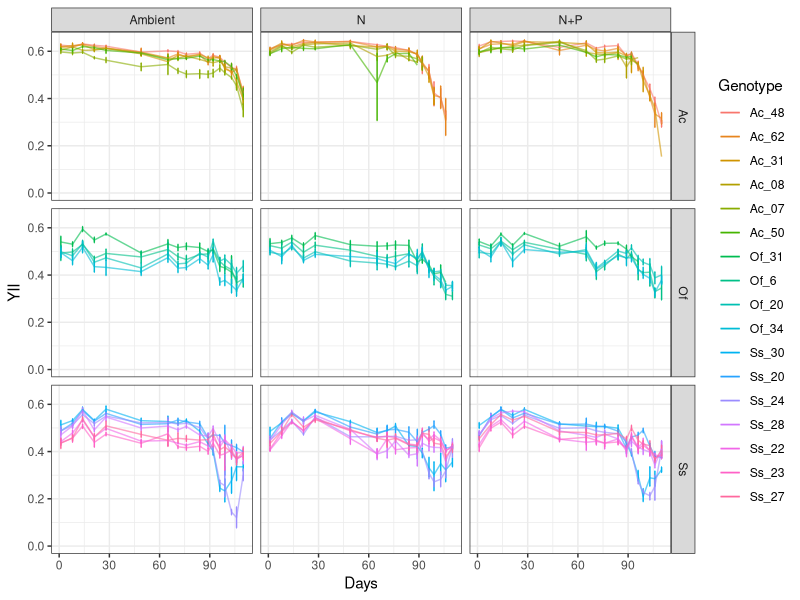
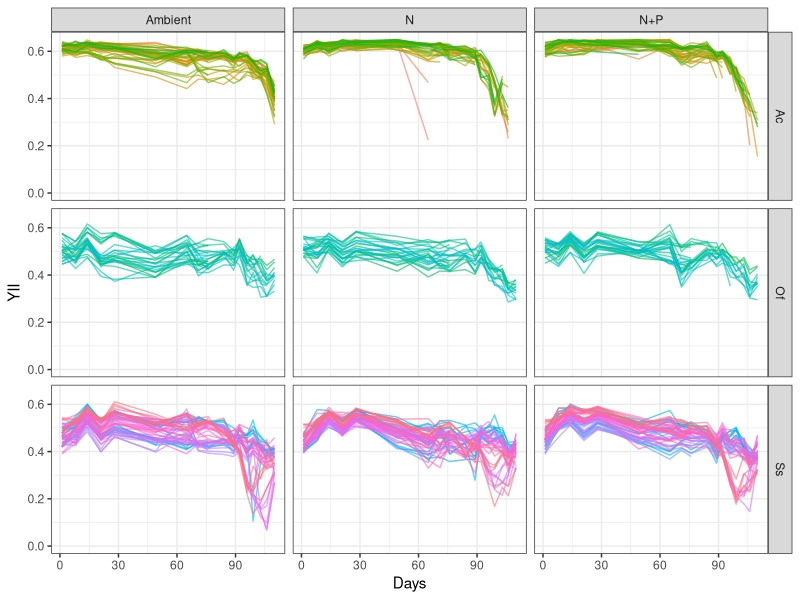
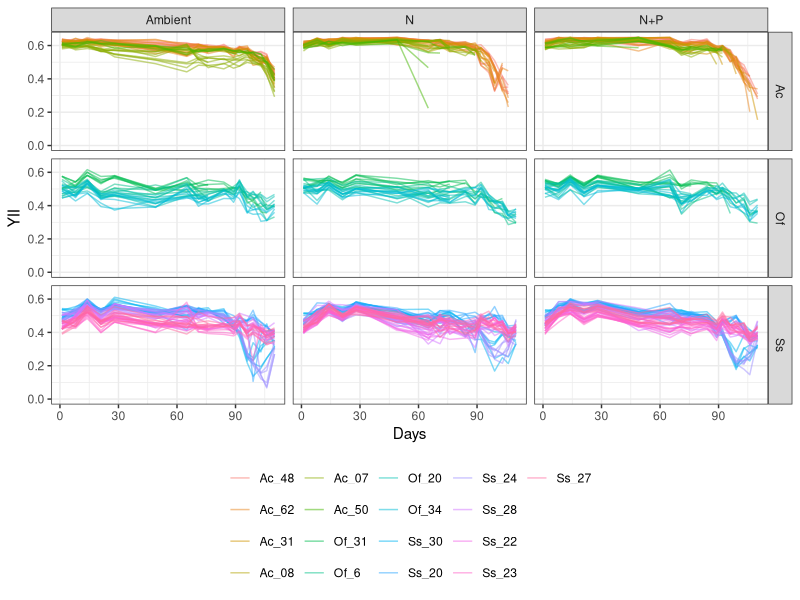
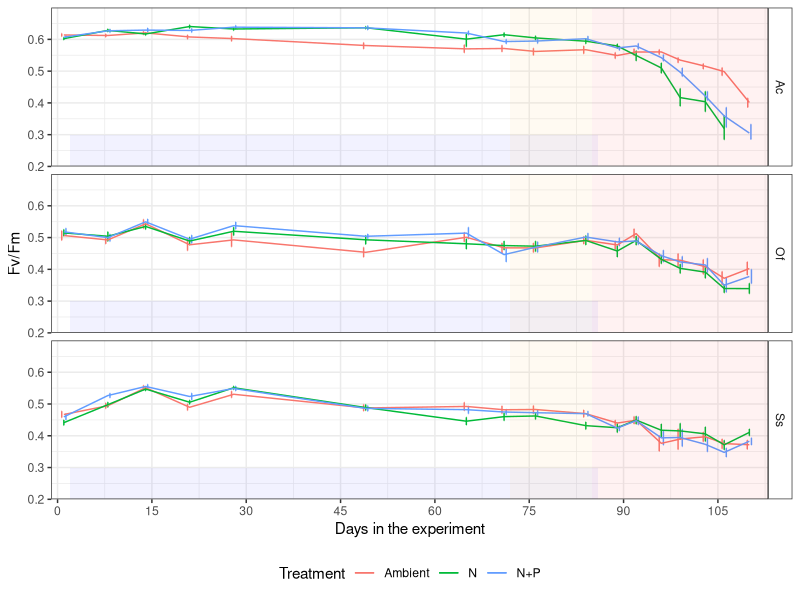
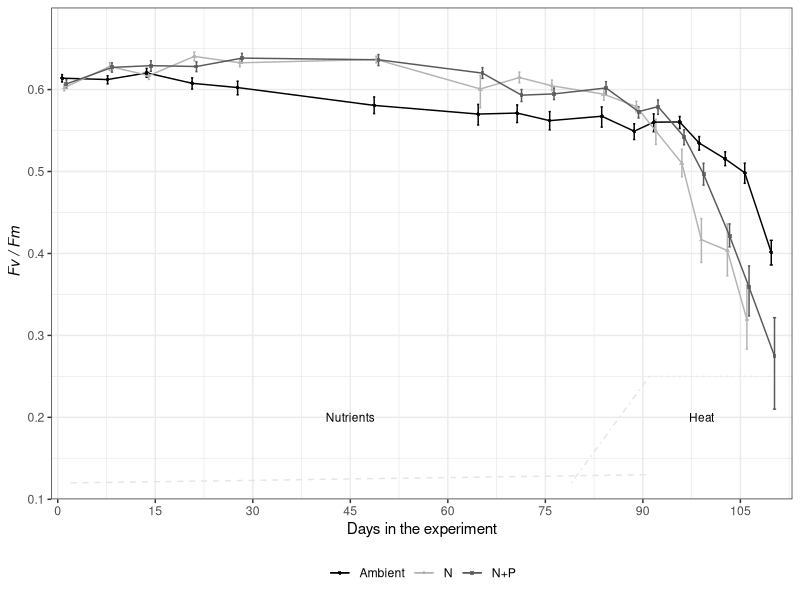
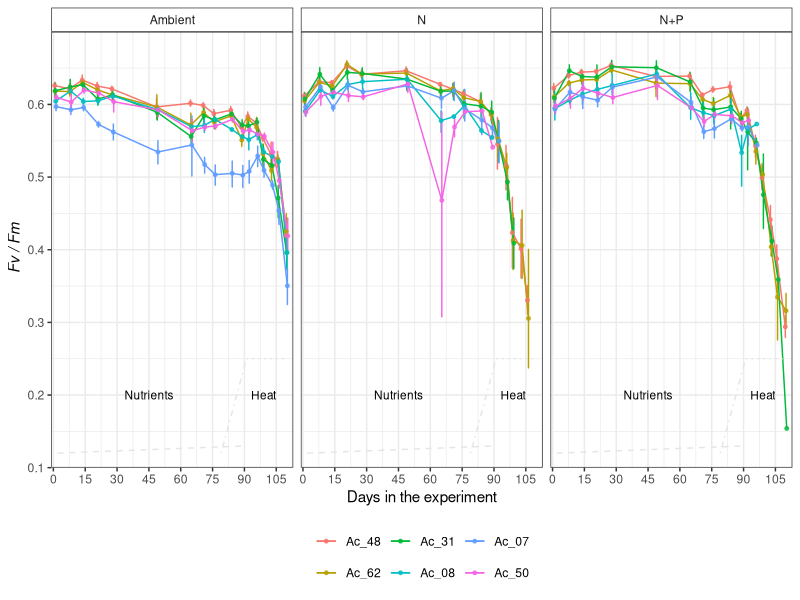
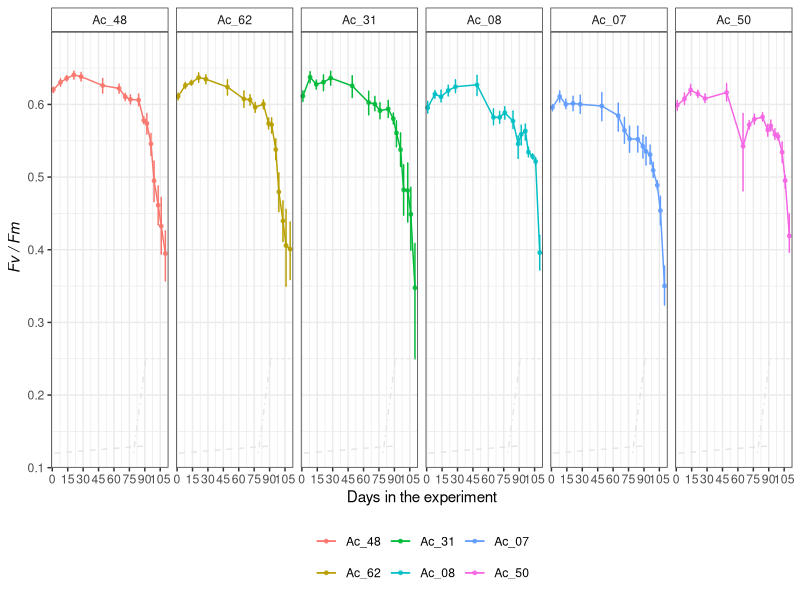

The R script that drew these images, in order: (Note: this script raises an error after producing the figures.)
## ---- chunk 1
knitr::opts_chunk$set(echo = TRUE, warning=FALSE, message=FALSE, fig.width=7, fig.height=7)
## ---- chunk 2

# Load libraries and sources required to run the script
    library(tidyverse)
    library(ggthemes)
    library(lmerTest)
    library(emmeans)
    library(multcomp)
    library(effects)

# Default ggplot settings

    Fill.colour<-scale_colour_manual(values = c("black", "gray70", "gray35"))

    ggthe_bw<-theme(plot.background=element_blank(),
          panel.grid.major.y = element_blank(),
          panel.grid.major.x = element_blank(),
          panel.grid.minor.x = element_blank(),
          panel.grid.minor.y = element_blank(),
          legend.box.background = element_rect(),
          panel.background =element_rect(fill = NA, color = "black")
          )+
    theme_bw()
## ---- chunk 3
# Acer
    YII.Acer<-read.csv("YII_Data/YII_Nutrients_Acer.csv", header = T)
      YII.Acer$Fragment<-as.character(YII.Acer$Fragment)  # Fragment ID to character
      YII.Acer<-subset(YII.Acer, Colony!="F")
      YII.Acer<-subset(YII.Acer , Treatment!="Dead")
      YII.Acer$Spp<-"Ac"
    ## Genotype information
      MOTE<-read.csv("Genotypes_mote.csv", header = TRUE)
      YII.Acer<-merge(YII.Acer, MOTE, by="Colony", all.x=TRUE)

# Ofav    
    YII.Ofav<-read.csv("YII_Data/YII_Nutrients_Ofav.csv")
      YII.Ofav$Fragment<-as.character(YII.Ofav$Fragment) 
      YII.Ofav$Colony<-factor(as.character(YII.Ofav$Colony), 
                            levels=c("31","6","20","34"))  # D dominance order
      YII.Ofav$Genotype<-paste("Of", YII.Ofav$Colony, sep = "_")
      YII.Ofav$Spp<-"Of"

            
# Ssid      
    YII.Ssid<-read.csv("YII_Data/YII_Nutrients_Ssid.csv")
      YII.Ssid$Colony<-factor(as.character(YII.Ssid$Colony), 
                                 levels=c("30","20","24","28","22","23","27") )  # D dominance order
      YII.Ssid$Genotype<-paste("Ss", YII.Ssid$Colony, sep = "_")
      YII.Ssid$Spp<-"Ss"
      
# Pool all species the data
      YII.data<-dplyr::bind_rows(list(YII.Acer,YII.Ofav,YII.Ssid))
      YII.data<-YII.data[,-1]
      summary(YII.data)
      
# Organize data type
      YII.data$Date<-as.Date(YII.data$Date, "%m/%d/%y")
      YII.data$Days<-(as.numeric(YII.data$Date) -17485)
      
      YII.data$Spp <- as.factor(YII.data$Spp)
      YII.data$Treatment[YII.data$Treatment == "Control"] <- "Ambient"
      YII.data$Treatment[YII.data$Treatment == "NP"] <- "N+P"
      YII.data$Treatment <- as.factor(YII.data$Treatment)
      YII.data$Genotype<-factor(as.character(YII.data$Genotype), 
                             levels=c("Ac_48", "Ac_62","Ac_31", 
                                      "Ac_08","Ac_07", "Ac_50", 
                             "Of_31","Of_6","Of_20","Of_34", 
                             "Ss_30","Ss_20","Ss_24",
                             "Ss_28","Ss_22","Ss_23","Ss_27"))  # D dominance order
      YII.data$Fragment <- paste(YII.data$Spp, YII.data$Fragment, sep = "_")
      YII.data$SampleID <- paste(YII.data$Fragment, YII.data$Time, sep = "_")
      
# Check the data
      str(YII.data)
      summary(YII.data)
      # YII.data<-YII.data[order(
      #   YII.data$Spp, YII.data$Treatment, YII.data$Replicate,
      #   YII.data$Fragment, YII.data$Date),]
      YII.data<-YII.data[order(
        YII.data$Spp, YII.data$Date, YII.data$Treatment, YII.data$Replicate,
        YII.data$Fragment),]
      #write.csv(YII.data, "Outputs/All_YII_data.csv", row.names = F)
    
# Remove baseline values
      YII.data<-subset(YII.data, Days>-1)
    # Remove recovery values
      YII.data<-subset(YII.data, Days<112)
      # write.csv(YII.data, "Outputs/Experiment_YII_data.csv", row.names = F)  
    # YII.Wide<- reshape(YII.data, idvar = "Fragment", timevar = "Days", direction = "wide")
      
      Spp.fragments<-YII.data %>% 
        group_by(Spp, Genotype, Treatment, Replicate) %>% count(Fragment)
      Spp.fragments
      #write.csv(Spp.fragments, "Meassurments_perFragments.csv", row.names = F)

# Subset data before heat stress (Only nutrients)
      YII.nutrients<-subset(YII.data, Days<80)
## ---- chunk 4
YII_Colony<- ggplot(YII.data, aes (Days, YII, colour=Genotype)) +
        stat_summary(fun.data = "mean_cl_boot",geom = "errorbar", width = 0.5)+
        stat_summary(fun.y=mean, geom="line", alpha=0.6) +   theme_bw()
      YII_Colony + ylim(0.0, 0.65) + facet_grid (Spp~Treatment)
      
      YII_Fragment<- ggplot(YII.data, aes (Days, YII, colour=factor(Fragment))) +
        stat_summary(fun.y=mean, geom="line", alpha=0.6) +  
        theme_bw() + theme(legend.position = "none")
      YII_Fragment + ylim(0.0, 0.65) + facet_grid (Spp~Treatment)
      
      YII_Frag_Gen<- ggplot(YII.data, aes (Days, YII, colour=Genotype, shape=Fragment)) +
        stat_summary(fun.y=mean, geom="line", alpha=0.5) +  
        theme_bw() + theme(legend.position = "bottom",
                           legend.title = element_blank())
      YII_Frag_Gen + ylim(0.0, 0.65) + facet_grid (Spp~Treatment)
## ---- chunk 5
YII_Treat<- ggplot(YII.data, aes (Days, YII, colour=Treatment)) +
        stat_summary(fun.data = "mean_cl_boot",geom = "errorbar", width = 0.2, position = position_dodge(1) )+
        stat_summary(fun.y=mean, geom="line") + ggthe_bw +
        theme(legend.position="bottom",
              strip.background = element_rect(fill="white"))+
        scale_y_continuous(limits = c(0.2, 0.7),
                           breaks = seq(0.2, 0.6, 0.1),  
                           expand = c(0, 0),
                           name=("Fv/Fm")) +
        scale_x_continuous(name="Days in the experiment",
                           limits = c(-1,113),
                           breaks = seq(0, 113, 15),  
                           expand = c(0, 0))+
        annotate("rect", xmin= 2, xmax = 86,
                 ymin = 0.2, ymax =0.3, fill="blue", alpha = .05)+
        annotate("rect", xmin= 72, xmax = 85,
                 ymin = 0.2, ymax =0.7, fill="orange", alpha = .05)+
        annotate("rect", xmin= 85, xmax = 113,
                 ymin = 0.2, ymax =0.7, fill="red", alpha = .05) + facet_grid (Spp~.)
YII_Treat
## ---- chunk 6
YII_Treat_BW<- ggplot(data=subset(YII.data, Spp=="Ac"), aes (Days, YII, colour=factor(Treatment), shape=factor(Treatment))) +
        ggthe_bw + Fill.colour+
        stat_summary(fun.data = "mean_cl_boot",geom = "errorbar", width = 1,
                     position = position_dodge(1) )+
        stat_summary(fun.y=mean, geom="line", position = position_dodge(1), linetype=1, alpha=1) + 
         stat_summary(fun.y=mean, geom="point", size =1,
                   position=position_dodge(width=1), alpha=0.8)  +
        theme(legend.position="bottom", 
              legend.title = element_blank(),
              strip.background = element_rect(fill="white"))+
        scale_y_continuous(limits = c(0.1, 0.7),
                           breaks = seq(0.1, 0.6, 0.1),  
                           expand = c(0, 0),
                           name=expression(~italic("Fv / Fm"))) +
        scale_x_continuous(name="Days in the experiment",
                           limits = c(-1,113),
                           breaks = seq(0, 113, 15),  
                           expand = c(0, 0))+
        annotate("segment", x = 2, xend = 91, y = 0.12, yend = 0.13,
                  colour = "gray90", linetype=2)+
        annotate("segment", x = 79, xend = 91, y = 0.12, yend = 0.25,
                  colour = "gray90", linetype=4)+
        annotate("segment", x = 91, xend = 110, y = 0.25, yend = 0.25,
                  colour = "gray90", linetype=3)
        
      
      Figure3<-YII_Treat_BW + #facet_grid (Spp~.)+
        annotate("text", x = 45, y = 0.2, label = "Nutrients", size=3)+
        annotate("text", x = 99, y = 0.2, label = "Heat", size=3)
Figure3
#ggsave(file="5.3_YII_Treat.svg", plot=YII_Treat, width=3.5, height=6)
## ---- chunk 7
YII_Treat_BW<- ggplot(data=subset(YII.data, Spp=="Ac"), aes (Days, YII, colour=factor(Genotype))) +
        ggthe_bw + 
  stat_summary(fun.data = "mean_cl_boot",geom = "errorbar", width = 1,
                     position = position_dodge(1) )+
  stat_summary(fun.y=mean, geom="line", position = position_dodge(1), linetype=1, alpha=1) + 
  stat_summary(fun.y=mean, geom="point", size =1,
                   position=position_dodge(width=1), alpha=0.8)  +
  theme(legend.position="bottom", 
              legend.title = element_blank(),
              strip.background = element_rect(fill="white"))+
  scale_y_continuous(limits = c(0.1, 0.7),
                           breaks = seq(0.1, 0.6, 0.1),  
                           expand = c(0, 0),
                           name=expression(~italic("Fv / Fm"))) +
  scale_x_continuous(name="Days in the experiment",
                           limits = c(-1,113),
                           breaks = seq(0, 113, 15),  
                           expand = c(0, 0))+
  annotate("segment", x = 2, xend = 91, y = 0.12, yend = 0.13,
                  colour = "gray90", linetype=2)+
  annotate("segment", x = 79, xend = 91, y = 0.12, yend = 0.25,
                  colour = "gray90", linetype=4)+
  annotate("segment", x = 91, xend = 110, y = 0.25, yend = 0.25,
                  colour = "gray90", linetype=3)
        
      
   Figure3<-YII_Treat_BW + facet_grid (~Treatment)+
        annotate("text", x = 45, y = 0.2, label = "Nutrients", size=3)+
        annotate("text", x = 99, y = 0.2, label = "Heat", size=3)
Figure3
## ---- chunk 8

Figure3b<-YII_Treat_BW +facet_wrap (~Genotype, ncol = 6)
Figure3b

#ggsave(file="5.3_YII_Treat.svg", plot=YII_Treat, width=4.0, height=6)
## ---- chunk 9
#Time as a factor, not as int
      str(YII.data)
      YII.data$DaysF<-as.factor(YII.data$Days)

# All spp together
      LME1<-lmer(YII ~ Treatment * DaysF * Spp + (1|Genotype),
                REML=TRUE, data=YII.data, na.action=na.omit)
       lmerTest::step (LME1)
       drop1(LME1, test = "Chisq")
       summary(LME1)
       # plot(Effect(c("Treatment","Spp","DaysF"), LME1), x.var="DaysF", multiline=T, ci.style="bars",
       #    ylab="Fv/Fm", xlab="Days in nutient treatments")
    
      # EMMs
      All.YII.emm<-emmeans(LME1, ~Treatment * DaysF* Spp)
      emmip(LME1, ~DaysF|Treatment|Spp, CIs = TRUE) + theme_bw() + facet_grid(Spp~Treatment)
  # Spp responded differently, do separate analysis for each one
## ---- chunk 10
  LME_Acer<-lmerTest::lmer(YII ~ Treatment * DaysF + (1|Genotype/Fragment), 
                               data=subset(YII.data, Spp=="A.cer"), na.action=na.omit)
      summary(LME_Acer)
      
      Step.LME_Acer<-step (LME_Acer)
      final_fm <- get_model(Step.LME_Acer)
      summary(final_fm)
      
      # EMMs
      Acer.YII.emm<-emmeans(LME_Acer, ~Treatment * DaysF)
      # contrast(Acer.YII.emm, "tukey")
      
      # Effect plot options
      emmip(LME_Acer, ~DaysF|Treatment, CIs = TRUE) + theme_bw() # interaction plot of predictions
      
      # Pairwise comparisons
      #pairs(Acer.YII.emm) # same than contrast(Acer.YII.emm, "tukey")
      
      #plot(emmeans(LME_Acer, ~DaysF|Treatment), comparisons = TRUE) +
      #  coord_flip(xlim = NULL, ylim = NULL, expand = TRUE) + facet_wrap(~Treatment) +
      #  theme_gdocs() # Tukey comparission (do not trust CI to compare EMMs)
      
      Acer.YII_groups<-cld(Acer.YII.emm, by=NULL) # compact-letter display
      Acer.YII_groups<-Acer.YII_groups[order(Acer.YII_groups$Day,Acer.YII_groups$Treatment),]
      Acer.YII_groups
      write.csv(Acer.YII_groups, "Outputs/Multicomp_AcerYII.csv", row.names = F)
## ---- chunk 11
###### 
      # Ofav 
      LME_Ofav<-lmer(YII ~ Treatment * DaysF + (1|Genotype/Fragment), 
                     data=subset(YII.data, Spp=="O.fav"), na.action=na.omit)
      lmerTest::step (LME_Ofav)
      summary(LME_Ofav)
      
      # EMMs
      Ofav.YII.emm<-emmeans(LME_Ofav, ~Treatment * DaysF)
      # contrast(Ofav.YII.emm, "tukey")
      
      # Effect plot options
      emmip(LME_Ofav, ~DaysF|Treatment, CIs = TRUE) + theme_gdocs() # interaction plot of predictions
      
      # Pairwise comparisons
      #pairs(Ofav.YII.emm) # same than contrast(Acer.YII.emm, "tukey")
      
      # Pairwise comparisons
      plot(emmeans(LME_Ofav, ~DaysF|Treatment), comparisons = TRUE) +
        coord_flip(xlim = NULL, ylim = NULL, expand = TRUE) +
        facet_wrap(~Treatment) +
        theme_bw() # Tukey comparission (do not trust CI to compare EMMs)
      
      Ofav.YII_groups<-cld(Ofav.YII.emm, by=NULL) # compact-letter display
      Ofav.YII_groups<-Ofav.YII_groups[order(Ofav.YII_groups$Day,Ofav.YII_groups$Treatment),]
      Ofav.YII_groups
      write.csv(Ofav.YII_groups, "Outputs/Multicomp_OfavYII.csv", row.names = F)
## ---- chunk 12
LME_Ssid<-lmer(YII ~ Treatment * DaysF + (1|Genotype/Fragment), 
                     REML=TRUE, data=subset(YII.data, Spp=="S.sid"),
                      na.action=na.omit)
      step (LME_Ssid)
      summary(LME_Ssid)
      
      # EMMs
      Ssid.YII.emm<-emmeans(LME_Ssid, ~Treatment * DaysF)
      # contrast(Ssid.YII.emm, "tukey")
      
      # Effect plot options
      emmip(LME_Ssid, ~DaysF|Treatment, CIs = TRUE) + theme_gdocs() # interaction plot of predictions
      
      # Pairwise comparisons
      # pairs(Ssid.YII.emm) # same than contrast(Ssid.YII.emm, "tukey")
      
      # Tukey comparission (do not trust CI to compare EMMs)
      plot(emmeans(LME_Ssid, ~DaysF|Treatment), comparisons = TRUE) +
        coord_flip(xlim = NULL, ylim = NULL, expand = TRUE) + facet_wrap(~Treatment) +
        theme_gdocs()
      
      Ssid.YII_groups<-cld(Ssid.YII.emm, by=NULL) # compact-letter display
      Ssid.YII_groups<-Ssid.YII_groups[order(Ssid.YII_groups$Day,Ssid.YII_groups$Treatment),]
      Ssid.YII_groups
      write.csv(Ssid.YII_groups, "Outputs/Multicomp_SsidYII.csv", row.names = F)
## ---- chunk 13
############################################################          
 ################### ONLY NUTRIENT PHASE ##################
############################################################
          
# Select data for Nutrient enrichment (26C) only
      
    # Raw YII data              
    YII_Colony<- ggplot(YII.nutrients, aes (Days, YII, colour=Genotype)) +
      stat_summary(fun.data = "mean_cl_boot",geom = "errorbar", width = 0.2 )+
      stat_summary(fun.y=mean, geom="line") +   theme_gdocs()
    YII_Colony + ylim(0.0, 0.65) + facet_grid (Spp~Treatment)
    
    YII_Fragm<- ggplot(YII.nutrients, aes (Days, YII, colour=Treatment)) +
      stat_summary(fun.data = "mean_cl_boot",geom = "errorbar", width = 0.2 )+
      stat_summary(fun.y=mean, geom="line") +   ggthe_bw
    YII_Fragm + ylim(0.25, 0.65) + facet_wrap (Spp~Genotype)
    
    YII_Trea<- ggplot(YII.nutrients, aes (Days, YII, colour=factor(Treatment))) +
      stat_summary(fun.data = "mean_cl_boot",geom = "errorbar",
                   position = position_dodge(width = 1), width = 0.2 )+
      stat_summary(fun.y=mean, geom="line") +
      facet_grid (~Spp) + theme_gdocs()+
      scale_x_continuous(name="Days in nutrient treatment",
                         breaks=c(seq(-30,76, by=15))) +
      ylab("Fv/Fm") + ylim(0.01, 0.65)

    YII_Trea + guides(colour=guide_legend("Treatment"))+
      theme(legend.position=c(0.15, 0.3),
            plot.background=element_blank(),
            legend.box.background = element_rect())
